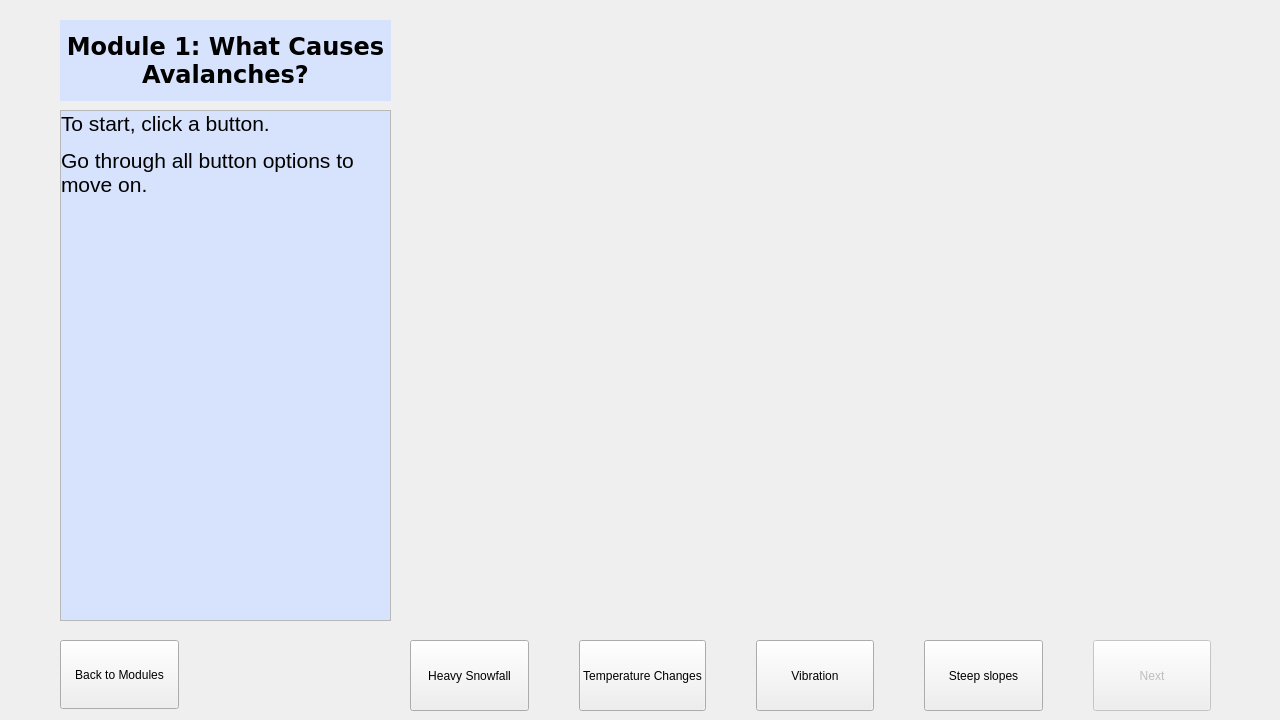
<?xml version="1.0" encoding="UTF-8"?>
<ui version="4.0">
 <class>LearningScreen1</class>
 <widget class="QWidget" name="LearningScreen1">
  <property name="geometry">
   <rect>
    <x>0</x>
    <y>0</y>
    <width>1280</width>
    <height>720</height>
   </rect>
  </property>
  <property name="windowTitle">
   <string>Form</string>
  </property>
  <property name="styleSheet">
   <string notr="true"/>
  </property>
  <widget class="QWidget" name="horizontalLayoutWidget">
   <property name="geometry">
    <rect>
     <x>410</x>
     <y>640</y>
     <width>801</width>
     <height>71</height>
    </rect>
   </property>
   <layout class="QHBoxLayout" name="optionsLayout">
    <property name="spacing">
     <number>50</number>
    </property>
    <item>
     <widget class="QPushButton" name="snowfallButton">
      <property name="sizePolicy">
       <sizepolicy hsizetype="Minimum" vsizetype="Ignored">
        <horstretch>0</horstretch>
        <verstretch>0</verstretch>
       </sizepolicy>
      </property>
      <property name="text">
       <string>Heavy Snowfall</string>
      </property>
     </widget>
    </item>
    <item>
     <widget class="QPushButton" name="tempChangesButton">
      <property name="sizePolicy">
       <sizepolicy hsizetype="Minimum" vsizetype="Ignored">
        <horstretch>0</horstretch>
        <verstretch>0</verstretch>
       </sizepolicy>
      </property>
      <property name="text">
       <string>Temperature Changes</string>
      </property>
     </widget>
    </item>
    <item>
     <widget class="QPushButton" name="vibrationsButton">
      <property name="sizePolicy">
       <sizepolicy hsizetype="Minimum" vsizetype="Ignored">
        <horstretch>0</horstretch>
        <verstretch>0</verstretch>
       </sizepolicy>
      </property>
      <property name="text">
       <string>Vibration</string>
      </property>
     </widget>
    </item>
    <item>
     <widget class="QPushButton" name="steepSlopesButton">
      <property name="sizePolicy">
       <sizepolicy hsizetype="Minimum" vsizetype="Ignored">
        <horstretch>0</horstretch>
        <verstretch>0</verstretch>
       </sizepolicy>
      </property>
      <property name="text">
       <string>Steep slopes</string>
      </property>
     </widget>
    </item>
    <item>
     <widget class="QPushButton" name="nextButton">
      <property name="enabled">
       <bool>false</bool>
      </property>
      <property name="sizePolicy">
       <sizepolicy hsizetype="Minimum" vsizetype="Ignored">
        <horstretch>0</horstretch>
        <verstretch>0</verstretch>
       </sizepolicy>
      </property>
      <property name="text">
       <string>Next</string>
      </property>
     </widget>
    </item>
   </layout>
  </widget>
  <widget class="QLabel" name="infoTitle">
   <property name="enabled">
    <bool>true</bool>
   </property>
   <property name="geometry">
    <rect>
     <x>60</x>
     <y>20</y>
     <width>331</width>
     <height>81</height>
    </rect>
   </property>
   <property name="font">
    <font>
     <family>Verdana</family>
     <pointsize>18</pointsize>
     <bold>true</bold>
    </font>
   </property>
   <property name="styleSheet">
    <string notr="true">QLabel {background-color: #d7e3fc;}</string>
   </property>
   <property name="text">
    <string>Module 1: What Causes Avalanches?</string>
   </property>
   <property name="alignment">
    <set>Qt::AlignCenter</set>
   </property>
   <property name="wordWrap">
    <bool>true</bool>
   </property>
  </widget>
  <widget class="QPushButton" name="backButton">
   <property name="geometry">
    <rect>
     <x>60</x>
     <y>640</y>
     <width>119</width>
     <height>69</height>
    </rect>
   </property>
   <property name="sizePolicy">
    <sizepolicy hsizetype="Minimum" vsizetype="Ignored">
     <horstretch>0</horstretch>
     <verstretch>0</verstretch>
    </sizepolicy>
   </property>
   <property name="text">
    <string>Back to Modules</string>
   </property>
  </widget>
  <widget class="QLabel" name="picture">
   <property name="geometry">
    <rect>
     <x>410</x>
     <y>20</y>
     <width>800</width>
     <height>600</height>
    </rect>
   </property>
   <property name="text">
    <string/>
   </property>
  </widget>
  <widget class="QScrollArea" name="scrollArea">
   <property name="geometry">
    <rect>
     <x>60</x>
     <y>110</y>
     <width>331</width>
     <height>511</height>
    </rect>
   </property>
   <property name="widgetResizable">
    <bool>true</bool>
   </property>
   <widget class="QWidget" name="scrollAreaWidgetContents">
    <property name="geometry">
     <rect>
      <x>0</x>
      <y>0</y>
      <width>329</width>
      <height>509</height>
     </rect>
    </property>
    <widget class="QLabel" name="infoWindow">
     <property name="geometry">
      <rect>
       <x>0</x>
       <y>0</y>
       <width>331</width>
       <height>691</height>
      </rect>
     </property>
     <property name="sizePolicy">
      <sizepolicy hsizetype="Fixed" vsizetype="Preferred">
       <horstretch>0</horstretch>
       <verstretch>0</verstretch>
      </sizepolicy>
     </property>
     <property name="font">
      <font>
       <pointsize>16</pointsize>
      </font>
     </property>
     <property name="autoFillBackground">
      <bool>false</bool>
     </property>
     <property name="styleSheet">
      <string notr="true">QLabel { background-color : #d7e3fc;}</string>
     </property>
     <property name="text">
      <string>&lt;html&gt;&lt;head/&gt;&lt;body&gt;&lt;p&gt;To start, click a button.&lt;/p&gt;&lt;p&gt;Go through all button options to move on.&lt;/p&gt;&lt;/body&gt;&lt;/html&gt;</string>
     </property>
     <property name="alignment">
      <set>Qt::AlignLeading|Qt::AlignLeft|Qt::AlignTop</set>
     </property>
     <property name="wordWrap">
      <bool>true</bool>
     </property>
     <property name="margin">
      <number>10</number>
     </property>
    </widget>
   </widget>
  </widget>
 </widget>
 <resources/>
 <connections/>
</ui>
